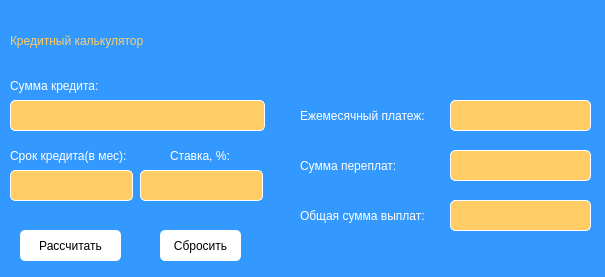
<?xml version="1.0" encoding="UTF-8"?>
<ui version="4.0">
 <class>MainWindow</class>
 <widget class="QMainWindow" name="MainWindow">
  <property name="geometry">
   <rect>
    <x>0</x>
    <y>0</y>
    <width>605</width>
    <height>277</height>
   </rect>
  </property>
  <property name="windowTitle">
   <string>Кредитный калькулятор</string>
  </property>
  <property name="windowIcon">
   <iconset>
    <normaloff>../../Downloads/attachment-android-kalkulyator-png-amp.png</normaloff>../../Downloads/attachment-android-kalkulyator-png-amp.png</iconset>
  </property>
  <property name="styleSheet">
   <string notr="true">background-color:#3399FF;
border-radius: 5px;
</string>
  </property>
  <widget class="QWidget" name="centralwidget">
   <widget class="QLabel" name="label_SUM">
    <property name="geometry">
     <rect>
      <x>10</x>
      <y>70</y>
      <width>141</width>
      <height>31</height>
     </rect>
    </property>
    <property name="styleSheet">
     <string notr="true">color: white;
font: 75 10pt &quot;MS Shell Dlg 2&quot;;
</string>
    </property>
    <property name="text">
     <string>Сумма кредита:</string>
    </property>
   </widget>
   <widget class="QLabel" name="label_DATA">
    <property name="geometry">
     <rect>
      <x>10</x>
      <y>140</y>
      <width>131</width>
      <height>31</height>
     </rect>
    </property>
    <property name="styleSheet">
     <string notr="true">color: white;
font: 75 10pt &quot;MS Shell Dlg 2&quot;;
</string>
    </property>
    <property name="text">
     <string>Срок кредита(в мес):</string>
    </property>
   </widget>
   <widget class="QLabel" name="label_PERCENT">
    <property name="geometry">
     <rect>
      <x>170</x>
      <y>140</y>
      <width>71</width>
      <height>31</height>
     </rect>
    </property>
    <property name="styleSheet">
     <string notr="true">color: white;
font: 75 10pt &quot;MS Shell Dlg 2&quot;;</string>
    </property>
    <property name="text">
     <string>Ставка, %:</string>
    </property>
   </widget>
   <widget class="QLineEdit" name="lineEdit_sum">
    <property name="geometry">
     <rect>
      <x>10</x>
      <y>100</y>
      <width>255</width>
      <height>31</height>
     </rect>
    </property>
    <property name="styleSheet">
     <string notr="true">background-color: rgb(255, 204, 102);
border-radius: 5px;
border: 1px solid white;</string>
    </property>
    <property name="text">
     <string/>
    </property>
   </widget>
   <widget class="QLineEdit" name="lineEdit_data">
    <property name="geometry">
     <rect>
      <x>10</x>
      <y>170</y>
      <width>123</width>
      <height>31</height>
     </rect>
    </property>
    <property name="styleSheet">
     <string notr="true">background-color: rgb(255, 204, 102);
border-radius: 5px;
border: 1px solid white;</string>
    </property>
    <property name="text">
     <string/>
    </property>
   </widget>
   <widget class="QLineEdit" name="lineEdit_percent">
    <property name="geometry">
     <rect>
      <x>140</x>
      <y>170</y>
      <width>123</width>
      <height>31</height>
     </rect>
    </property>
    <property name="styleSheet">
     <string notr="true">background-color: rgb(255, 204, 102);
border-radius: 5px;
border: 1px solid white;</string>
    </property>
    <property name="text">
     <string/>
    </property>
   </widget>
   <widget class="QLabel" name="label_all_sum">
    <property name="geometry">
     <rect>
      <x>450</x>
      <y>200</y>
      <width>141</width>
      <height>31</height>
     </rect>
    </property>
    <property name="styleSheet">
     <string notr="true">QLabel
{
border: 1px solid white;
border-radius: 5px;
qproperty-alignment: 'AlignVCenter | AlignLeft';
background-color: rgb(255, 204, 102);
}</string>
    </property>
    <property name="text">
     <string/>
    </property>
   </widget>
   <widget class="QPushButton" name="pushButton_ravno">
    <property name="geometry">
     <rect>
      <x>20</x>
      <y>230</y>
      <width>101</width>
      <height>31</height>
     </rect>
    </property>
    <property name="styleSheet">
     <string notr="true">background-color: white;
;
border-radius: 5px;</string>
    </property>
    <property name="text">
     <string>Рассчитать</string>
    </property>
   </widget>
   <widget class="QLabel" name="label_ALL_SUM">
    <property name="geometry">
     <rect>
      <x>300</x>
      <y>200</y>
      <width>141</width>
      <height>31</height>
     </rect>
    </property>
    <property name="styleSheet">
     <string notr="true">QLabel
{
qproperty-alignment: 'AlignVCenter | AlignRight';
color: white;
	font: 75 10pt &quot;MS Shell Dlg 2&quot;;
}</string>
    </property>
    <property name="text">
     <string>Общая сумма выплат:</string>
    </property>
   </widget>
   <widget class="QLabel" name="label_plata">
    <property name="geometry">
     <rect>
      <x>450</x>
      <y>150</y>
      <width>141</width>
      <height>31</height>
     </rect>
    </property>
    <property name="styleSheet">
     <string notr="true">QLabel
{
border: 1px solid white;
border-radius: 5px;
qproperty-alignment: 'AlignVCenter | AlignLeft';
background-color: rgb(255, 204, 102);
}</string>
    </property>
    <property name="text">
     <string/>
    </property>
   </widget>
   <widget class="QLabel" name="label_PLATA">
    <property name="geometry">
     <rect>
      <x>300</x>
      <y>150</y>
      <width>141</width>
      <height>31</height>
     </rect>
    </property>
    <property name="styleSheet">
     <string notr="true">QLabel
{
qproperty-alignment: 'AlignVCenter | AlignRight';
color: white;
	font: 75 10pt &quot;MS Shell Dlg 2&quot;;
}</string>
    </property>
    <property name="text">
     <string>Сумма переплат:</string>
    </property>
   </widget>
   <widget class="QPushButton" name="pushButton_clear">
    <property name="geometry">
     <rect>
      <x>160</x>
      <y>230</y>
      <width>81</width>
      <height>31</height>
     </rect>
    </property>
    <property name="styleSheet">
     <string notr="true">background-color: white;
border-radius: 5px;
</string>
    </property>
    <property name="text">
     <string>Сбросить</string>
    </property>
   </widget>
   <widget class="QLabel" name="label_MONTH">
    <property name="geometry">
     <rect>
      <x>300</x>
      <y>100</y>
      <width>141</width>
      <height>31</height>
     </rect>
    </property>
    <property name="styleSheet">
     <string notr="true">QLabel
{
qproperty-alignment: 'AlignVCenter | AlignRight';
color: white;
	font: 75 10pt &quot;MS Shell Dlg 2&quot;;
}</string>
    </property>
    <property name="text">
     <string>Ежемесячный платеж:</string>
    </property>
   </widget>
   <widget class="QLabel" name="label_month">
    <property name="geometry">
     <rect>
      <x>450</x>
      <y>100</y>
      <width>141</width>
      <height>31</height>
     </rect>
    </property>
    <property name="styleSheet">
     <string notr="true">QLabel
{
border: 1px solid white;
border-radius: 5px;
qproperty-alignment: 'AlignVCenter | AlignLeft';
background-color: rgb(255, 204, 102);
}</string>
    </property>
    <property name="text">
     <string/>
    </property>
   </widget>
   <widget class="QLabel" name="label_error">
    <property name="geometry">
     <rect>
      <x>130</x>
      <y>200</y>
      <width>181</width>
      <height>21</height>
     </rect>
    </property>
    <property name="styleSheet">
     <string notr="true">color: red;</string>
    </property>
    <property name="text">
     <string/>
    </property>
   </widget>
   <widget class="QLabel" name="label_error_2">
    <property name="geometry">
     <rect>
      <x>10</x>
      <y>130</y>
      <width>101</width>
      <height>21</height>
     </rect>
    </property>
    <property name="styleSheet">
     <string notr="true">color: red;</string>
    </property>
    <property name="text">
     <string/>
    </property>
   </widget>
   <widget class="QLabel" name="label_error_3">
    <property name="geometry">
     <rect>
      <x>10</x>
      <y>200</y>
      <width>101</width>
      <height>21</height>
     </rect>
    </property>
    <property name="styleSheet">
     <string notr="true">color: red;</string>
    </property>
    <property name="text">
     <string/>
    </property>
   </widget>
   <widget class="QLabel" name="label">
    <property name="geometry">
     <rect>
      <x>10</x>
      <y>10</y>
      <width>381</width>
      <height>61</height>
     </rect>
    </property>
    <property name="styleSheet">
     <string notr="true">font: italic 28pt &quot;ГОСТ тип А&quot;;
qproperty-alignment: 'AlignVCenter';
color: rgb(255, 204, 102);</string>
    </property>
    <property name="text">
     <string>Кредитный калькулятор</string>
    </property>
   </widget>
   <widget class="QLabel" name="label_2">
    <property name="geometry">
     <rect>
      <x>410</x>
      <y>10</y>
      <width>91</width>
      <height>81</height>
     </rect>
    </property>
    <property name="text">
     <string/>
    </property>
    <property name="pixmap">
     <pixmap>../../Downloads/s5.png</pixmap>
    </property>
   </widget>
   <widget class="QLabel" name="label_3">
    <property name="geometry">
     <rect>
      <x>500</x>
      <y>20</y>
      <width>91</width>
      <height>81</height>
     </rect>
    </property>
    <property name="text">
     <string/>
    </property>
    <property name="pixmap">
     <pixmap>../../Downloads/mini_kek.png</pixmap>
    </property>
   </widget>
   <widget class="QPushButton" name="pushButton_light">
    <property name="geometry">
     <rect>
      <x>530</x>
      <y>240</y>
      <width>41</width>
      <height>31</height>
     </rect>
    </property>
    <property name="text">
     <string/>
    </property>
    <property name="icon">
     <iconset>
      <normaloff>../../Downloads/lampa.png</normaloff>../../Downloads/lampa.png</iconset>
    </property>
    <property name="iconSize">
     <size>
      <width>40</width>
      <height>40</height>
     </size>
    </property>
   </widget>
   <zorder>label_error_3</zorder>
   <zorder>label_DATA</zorder>
   <zorder>label_error</zorder>
   <zorder>label_2</zorder>
   <zorder>label_3</zorder>
   <zorder>label_error_2</zorder>
   <zorder>label_SUM</zorder>
   <zorder>label_PERCENT</zorder>
   <zorder>lineEdit_sum</zorder>
   <zorder>lineEdit_data</zorder>
   <zorder>lineEdit_percent</zorder>
   <zorder>label_all_sum</zorder>
   <zorder>pushButton_ravno</zorder>
   <zorder>label_ALL_SUM</zorder>
   <zorder>label_plata</zorder>
   <zorder>label_PLATA</zorder>
   <zorder>pushButton_clear</zorder>
   <zorder>label_MONTH</zorder>
   <zorder>label_month</zorder>
   <zorder>label</zorder>
   <zorder>pushButton_light</zorder>
  </widget>
 </widget>
 <resources/>
 <connections/>
</ui>
